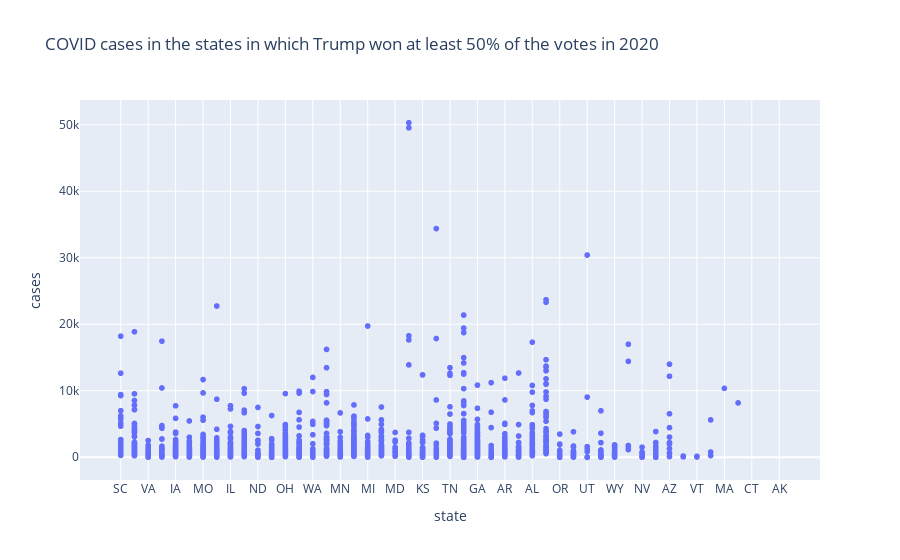
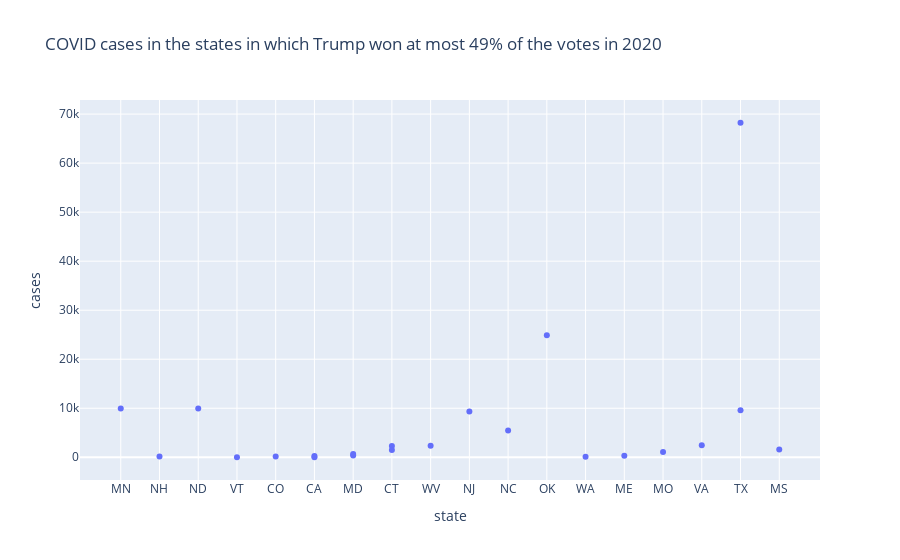

The code cell stored with these charts, in order, in its notebook:
### Code cell
fig = px.scatter(GOP2, x='state', y='cases',title="COVID cases in the states in which Trump won at least 50% of the votes in 2020")
fig.show()
fig1 = px.scatter(DEM2, x='state', y='cases',title="COVID cases in the states in which Trump won at most 49% of the votes in 2020")
fig1.show()

### Figure 1 — Plotly figure (JSON) as saved in the notebook; plotly's stock layout.template omitted (floating-point values rounded to 4 significant figures; data arrays with more than 128 entries replaced by an {"elided": "..."} marker saying what was removed)
{"data": [{"hovertemplate": "state=%{x}<br>cases=%{y}<extra></extra>", "legendgroup": "", "marker": {"color": "#636efa", "symbol": "circle"}, "mode": "markers", "name": "", "showlegend": false, "type": "scattergl", "x": {"elided": "3051 str values"}, "xaxis": "x", "y": {"elided": "3051 int values"}, "yaxis": "y"}], "layout": {"legend": {"tracegroupgap": 0}, "title": {"text": "COVID cases in the states in which Trump won at least 50% of the votes in 2020"}, "xaxis": {"anchor": "y", "domain": [0, 1], "title": {"text": "state"}}, "yaxis": {"anchor": "x", "domain": [0, 1], "title": {"text": "cases"}}}}

### Figure 2 — Plotly figure (JSON) as saved in the notebook; plotly's stock layout.template omitted (floating-point values rounded to 4 significant figures)
{"data": [{"hovertemplate": "state=%{x}<br>cases=%{y}<extra></extra>", "legendgroup": "", "marker": {"color": "#636efa", "symbol": "circle"}, "mode": "markers", "name": "", "orientation": "v", "showlegend": false, "type": "scatter", "x": ["MN", "NH", "ND", "VT", "CO", "CA", "MD", "CT", "WV", "NJ", "NC", "OK", "WA", "ME", "MO", "VA", "MD", "TX", "CA", "MS", "TX", "CT"], "xaxis": "x", "y": [9947, 161, 9930, 9, 159, 241, 348, 2305, 2363, 9357, 5447, 24869, 119, 311, 1055, 2452, 660, 68233, 33, 1583, 9588, 1469], "yaxis": "y"}], "layout": {"legend": {"tracegroupgap": 0}, "title": {"text": "COVID cases in the states in which Trump won at most 49% of the votes in 2020"}, "xaxis": {"anchor": "y", "domain": [0, 1], "title": {"text": "state"}}, "yaxis": {"anchor": "x", "domain": [0, 1], "title": {"text": "cases"}}}}
